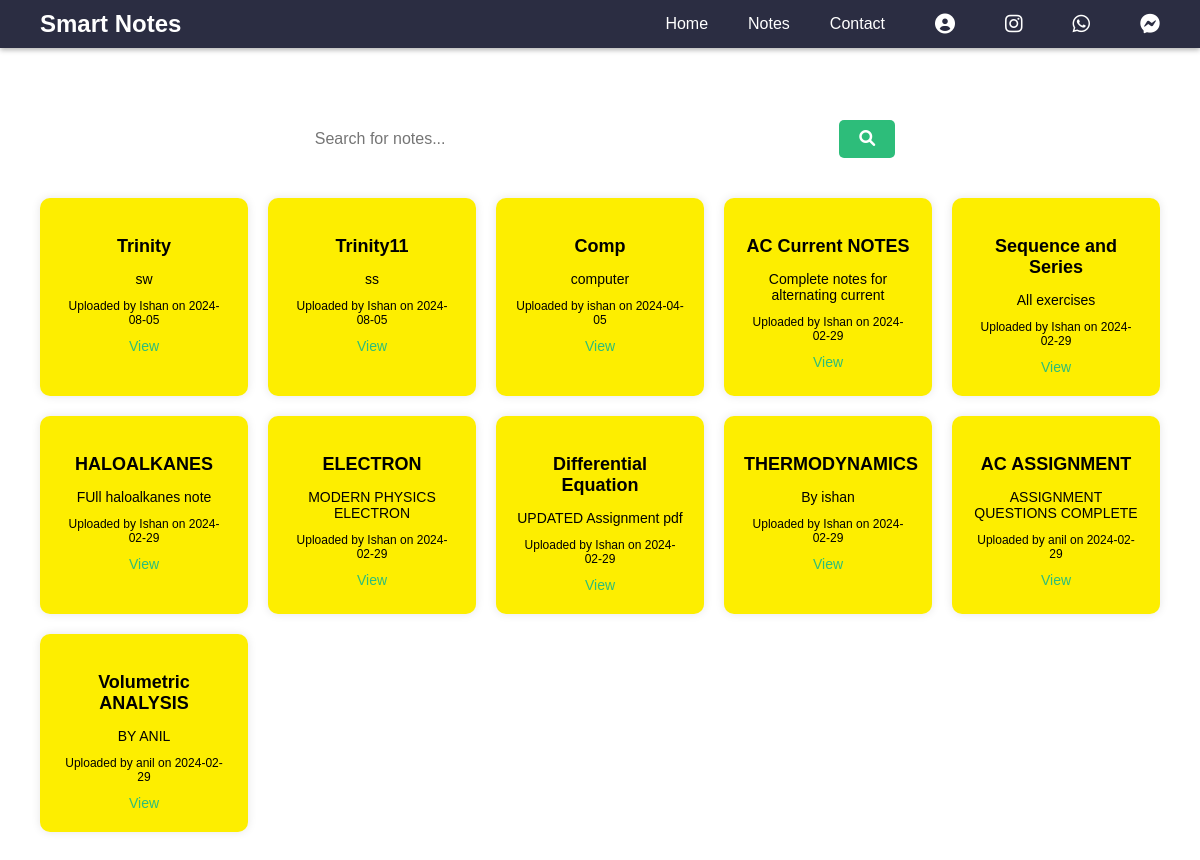
Page /explorenotes.php on the committed database.
### tables this page shows
CREATE TABLE `files` (
  `username` varchar(20) NOT NULL,
  `subject` varchar(20) DEFAULT NULL,
  `filename` text NOT NULL,
  `id` int(11) NOT NULL,
  `Class` text DEFAULT NULL,
  `description` text NOT NULL,
  `date` date NOT NULL DEFAULT current_timestamp()
);

### explorenotes.php (the view, shortened to what this page needs)
<!DOCTYPE html>
<html lang="en">
<head>
    <link rel="stylesheet" href="css/explore.css">
    <link rel="stylesheet" href="https://cdnjs.cloudflare.com/ajax/libs/font-awesome/6.0.0-beta3/css/all.min.css">
</head>
<body>
    <div class="video-background">
    </div>
    <div class="header">
          <nav class="navbar">
            <a href="#" class="logo">Smart Notes</a>
            <div class="nav-links">
                <a href="home.php">Home</a>
                <div class="dropdown">
                    <a href="#" class="notes-button">Notes</a>
                </div>
                <a href="contact.php">Contact</a>
                <a href="userinfo.php" class="nav-icon"><i class="fas fa-user-circle"></i></a>
                <a href="https://www.instagram.com/smart_notes_np" target="_blank" class="social-icon"><i class="fab fa-instagram"></i></a>
                <a href="https://wa.me/9765306253" target="_blank" class="social-icon"><i class="fab fa-whatsapp"></i></a>
                <a href="https://m.me/6856500261092117" target="_blank" class="social-icon"><i class="fab fa-facebook-messenger"></i></a>
            </div>
        </nav>
    </div>
    <div class="content-container">
        <div class="search-bar">
            <form method="POST" action="">
                <input type="text" name="str" placeholder="Search for notes..." id="search-input">
                <button type="submit" name="submit" id="search-button"><i class="fas fa-search"></i></button>
            </form>
        </div>
        <div class="notes-grid">
            <?php
$dsn = "mysql:host=sql307.infinityfree.com;dbname=if0_36316648_smartnotes";
$username = "if0_36316648";
$password = "bHR6W8waQb";
try {
    $conn = new PDO($dsn, $username, $password);
    $conn->setAttribute(PDO::ATTR_ERRMODE, PDO::ERRMODE_EXCEPTION);
    $sql = "SELECT * FROM files ORDER BY date DESC LIMIT 20";
    $params = [];
    $stmt = $conn->prepare($sql);
    $stmt->execute($params);
    $result = $stmt->fetchAll(PDO::FETCH_ASSOC);
    if ($result) {
        foreach ($result as $row) {
            echo "<div class='note-card'>";
            echo "<h3 class='note-title'>" . htmlspecialchars($row["filename"]) . "</h3>";
            echo "<p class='note-description'>" . htmlspecialchars($row["description"]) . "</p>";
            echo "<p class='note-meta'>Uploaded by " . htmlspecialchars($row["username"]) . " on " . htmlspecialchars($row["date"]) . "</p>";
            echo "<a href='uploads/" . htmlspecialchars($row["filename"]) . "' target='_blank' class='note-link'>View</a>";
            echo "</div>";
        }
    } else {
        echo "<p>No results found.</p>";
    }
} catch (PDOException $e) {
    echo "Database Error: " . $e->getMessage();
} catch (Exception $e) {
    echo "Error: " . $e->getMessage();
}
?>
        </div>
    </div>
</body>
</html>

### css/explore.css (style rules this page uses)
body { margin: 0; font-family: 'Bahnschrift', Arial, sans-serif; overflow: hidden; }
.video-background { position: fixed; top: 0; left: 0; width: 100%; height: 100%; overflow: hidden; z-index: -1; }
.header { width: 100%; background-color: #333; padding: 0; position: fixed; top: 0; left: 0; z-index: 10; box-shadow: 0 2px 5px rgba(0,0,0,0.3); }
.navbar { display: flex; justify-content: space-between; align-items: center; padding: 0 20px; background-color: #2B2D42; }
.navbar .logo { color: white; font-size: 24px; font-weight: bold; text-decoration: none; }
.nav-links { display: flex; align-items: center; }
.navbar a { color: white; text-decoration: none; padding: 10px 20px; border-radius: 5px; transition: background-color 0.3s; }
.social-icon, .nav-icon { color: white; margin-left: 10px; font-size: 20px; transition: color 0.3s; }
.dropdown { position: relative; display: inline-block; }
.content-container { margin-top: 100px; padding: 20px; text-align: center; color: white; }
.search-bar { display: flex; justify-content: center; align-items: center; margin-bottom: 20px; }
#search-input { width: 500px; padding: 10px; font-size: 16px; border: none; border-radius: 5px; }
#search-button { padding: 10px 20px; background-color: #2dbd7a; color: white; border: none; border-radius: 5px; cursor: pointer; margin-left: 10px; font-size: 16px; }
.notes-grid { display: grid; grid-template-columns: repeat(auto-fit, minmax(200px, 1fr)); gap: 20px; padding: 20px; }
.note-card { background-color: #FDEE00; padding: 20px; border-radius: 10px; box-shadow: 0 0 10px rgba(0, 0, 0, 0.1); transition: transform 0.3s ease-in-out; color:black; }
.note-title { font-size: 18px; font-weight: bold; margin-bottom: 10px; }
.note-description { font-size: 14px; margin-bottom: 10px; }
.note-meta { font-size: 12px; color: black; margin-bottom: 10px; }
.note-link { font-size: 14px; color: #2dbd7a; text-decoration: none; }

### rows in the picture
files: filename "Trinity", description "sw", username "Ishan", date "2024-08-05"
files: filename "Trinity11", description "ss", username "Ishan", date "2024-08-05"
files: filename "Comp", description "computer", username "ishan", date "2024-04-05"
files: filename "AC Current NOTES", description "Complete notes for alternating current", username "Ishan", date "2024-02-29"
files: filename "Sequence and Series", description "All exercises", username "Ishan", date "2024-02-29"
files: filename "HALOALKANES", description "FUll haloalkanes note", username "Ishan", date "2024-02-29"
files: filename "ELECTRON", description "MODERN PHYSICS ELECTRON", username "Ishan", date "2024-02-29"
files: filename "Differential Equation", description "UPDATED Assignment pdf", username "Ishan", date "2024-02-29"
files: filename "THERMODYNAMICS", description "By ishan", username "Ishan", date "2024-02-29"
files: filename "AC ASSIGNMENT", description "ASSIGNMENT QUESTIONS COMPLETE", username "anil", date "2024-02-29"
files: filename "Volumetric ANALYSIS", description "BY ANIL", username "anil", date "2024-02-29"
